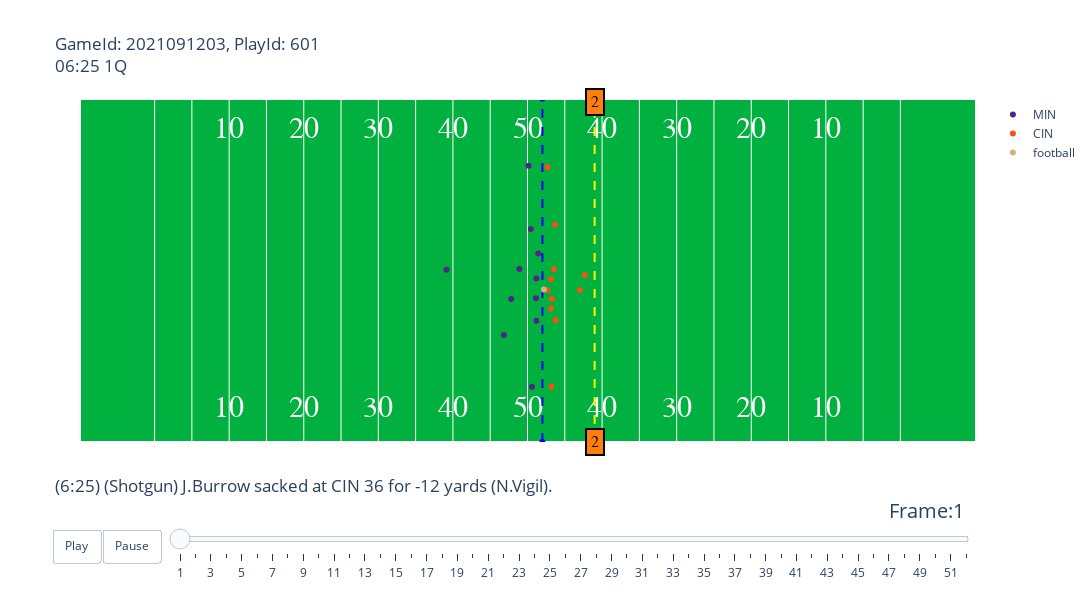

The notebook cell this image was saved under:
### Code cell
playId_num = 601
gameId = 2021091203
animate_play(week1, plays, players, pffScoutingData, gameId, playId_num).show()

### Figure 1 — Plotly figure (JSON) as saved in the notebook; plotly's stock layout.template omitted (floating-point values rounded to 4 significant figures)
{"data": [{"hoverinfo": "none", "mode": "text", "showlegend": false, "text": ["10", "20", "30", "40", "50", "40", "30", "20", "10"], "textfont": {"color": "#ffffff", "family": "Courier New, monospace", "size": 30}, "type": "scatter", "x": [20, 30, 40, 50, 60, 70, 80, 90, 100], "y": [5, 5, 5, 5, 5, 5, 5, 5, 5]}, {"hoverinfo": "none", "mode": "text", "showlegend": false, "text": ["10", "20", "30", "40", "50", "40", "30", "20", "10"], "textfont": {"color": "#ffffff", "family": "Courier New, monospace", "size": 30}, "type": "scatter", "x": [20, 30, 40, 50, 60, 70, 80, 90, 100], "y": [48.5, 48.5, 48.5, 48.5, 48.5, 48.5, 48.5, 48.5, 48.5]}, {"hoverinfo": "none", "line": {"color": "blue", "dash": "dash"}, "showlegend": false, "type": "scatter", "x": [62, 62], "y": [0, 53.5]}, {"hoverinfo": "none", "line": {"color": "yellow", "dash": "dash"}, "showlegend": false, "type": "scatter", "x": [69, 69], "y": [0, 53.5]}, {"hoverinfo": "text", "hovertext": ["nflId:37078.0<br>displayName:Patrick Peterson<br>Position:RCB<br>Role:Coverage", "nflId:38559.0<br>displayName:Harrison Smith<br>Position:RLB<br>Role:Coverage", "nflId:41331.0<br>displayName:Bashaud Breeland<br>Position:LCB<br>Role:Coverage", "nflId:42388.0<br>displayName:Eric Kendricks<br>Position:LLB<br>Role:Coverage", "nflId:42431.0<br>displayName:Danielle Hunter<br>Position:LEO<br>Role:Pass Rush", "nflId:43343.0<br>displayName:Mackensie Alexander<br>Position:LOLB<br>Role:Pass Rush", "nflId:43376.0<br>displayName:Nick Vigil<br>Position:RILB<br>Role:Pass Rush", "nflId:43694.0<br>displayName:Michael Pierce<br>Position:DRT<br>Role:Pass Rush", "nflId:44867.0<br>displayName:Dalvin Tomlinson<br>Position:DLT<br>Role:Pass Rush", "nflId:45004.0<br>displayName:Xavier Woods<br>Position:FS<br>Role:Coverage", "nflId:52525.0<br>displayName:D.J. Wonnum<br>Position:REO<br>Role:Coverage"], "marker": {"color": "#4F2683"}, "mode": "markers", "name": "MIN", "type": "scatter", "x": [60.6, 56.83, 60.14, 58.9, 61.44, 60.44, 57.82, 61.12, 61.19, 49.14, 61.19], "y": [8.6, 16.68, 43.07, 26.97, 29.38, 33.18, 22.3, 22.41, 25.49, 26.86, 18.89]}, {"hoverinfo": "text", "hovertext": ["nflId:38553.0<br>displayName:Riley Reiff<br>Position:RT<br>Role:Pass Block", "nflId:41262.0<br>displayName:Xavier Su'a-Filo<br>Position:RG<br>Role:Pass Block", "nflId:41619.0<br>displayName:Trey Hopkins<br>Position:C<br>Role:Pass Block", "nflId:42500.0<br>displayName:C.J. Uzomah<br>Position:TE-L<br>Role:Pass Route", "nflId:43045.0<br>displayName:Quinton Spain<br>Position:LG<br>Role:Pass Block", "nflId:43344.0<br>displayName:Tyler Boyd<br>Position:SRWR<br>Role:Pass Route", "nflId:44860.0<br>displayName:Joe Mixon<br>Position:HB-R<br>Role:Pass Block", "nflId:47794.0<br>displayName:Jonah Williams<br>Position:LT<br>Role:Pass Block", "nflId:52409.0<br>displayName:Joe Burrow<br>Position:QB<br>Role:Pass", "nflId:52441.0<br>displayName:Tee Higgins<br>Position:LWR<br>Role:Pass Route", "nflId:53434.0<br>displayName:Ja'Marr Chase<br>Position:RWR<br>Role:Pass Route"], "marker": {"color": "#FB4F14"}, "mode": "markers", "name": "CIN", "type": "scatter", "x": [63.54, 63.14, 62.69, 63.79, 63.26, 63.7, 67.7, 63.16, 67.04, 63.21, 62.7], "y": [26.91, 25.41, 23.68, 18.96, 22.34, 33.87, 26.03, 20.82, 23.7, 8.66, 42.85]}, {"hoverinfo": "none", "marker": {"color": "#CBB67C"}, "mode": "markers", "name": "football", "type": "scatter", "x": [62.19], "y": [23.76]}], "layout": {"annotations": [{"align": "center", "bgcolor": "#ff7f0e", "bordercolor": "black", "borderpad": 4, "borderwidth": 2, "font": {"color": "black", "family": "Courier New, monospace", "size": 16}, "opacity": 1, "showarrow": false, "text": "2", "x": 69, "y": 0}, {"align": "center", "bgcolor": "#ff7f0e", "bordercolor": "black", "borderpad": 4, "borderwidth": 2, "font": {"color": "black", "family": "Courier New, monospace", "size": 16}, "opacity": 1, "showarrow": false, "text": "2", "x": 69, "y": 53}], "autosize": false, "height": 600, "plot_bgcolor": "#00B140", "sliders": [{"active": 0, "currentvalue": {"font": {"size": 20}, "prefix": "Frame:", "visible": true, "xanchor": "right"}, "len": 0.9, "pad": {"b": 10, "t": 50}, "steps": [{"args": [[1], {"frame": {"duration": 100, "redraw": false}, "mode": "immediate", "transition": {"duration": 0}}], "label": "1", "method": "animate"}, {"args": [[2], {"frame": {"duration": 100, "redraw": false}, "mode": "immediate", "transition": {"duration": 0}}], "label": "2", "method": "animate"}, {"args": [[3], {"frame": {"duration": 100, "redraw": false}, "mode": "immediate", "transition": {"duration": 0}}], "label": "3", "method": "animate"}, {"args": [[4], {"frame": {"duration": 100, "redraw": false}, "mode": "immediate", "transition": {"duration": 0}}], "label": "4", "method": "animate"}, {"args": [[5], {"frame": {"duration": 100, "redraw": false}, "mode": "immediate", "transition": {"duration": 0}}], "label": "5", "method": "animate"}, {"args": [[6], {"frame": {"duration": 100, "redraw": false}, "mode": "immediate", "transition": {"duration": 0}}], "label": "6", "method": "animate"}, {"args": [[7], {"frame": {"duration": 100, "redraw": false}, "mode": "immediate", "transition": {"duration": 0}}], "label": "7", "method": "animate"}, {"args": [[8], {"frame": {"duration": 100, "redraw": false}, "mode": "immediate", "transition": {"duration": 0}}], "label": "8", "method": "animate"}, {"args": [[9], {"frame": {"duration": 100, "redraw": false}, "mode": "immediate", "transition": {"duration": 0}}], "label": "9", "method": "animate"}, {"args": [[10], {"frame": {"duration": 100, "redraw": false}, "mode": "immediate", "transition": {"duration": 0}}], "label": "10", "method": "animate"}, {"args": [[11], {"frame": {"duration": 100, "redraw": false}, "mode": "immediate", "transition": {"duration": 0}}], "label": "11", "method": "animate"}, {"args": [[12], {"frame": {"duration": 100, "redraw": false}, "mode": "immediate", "transition": {"duration": 0}}], "label": "12", "method": "animate"}, {"args": [[13], {"frame": {"duration": 100, "redraw": false}, "mode": "immediate", "transition": {"duration": 0}}], "label": "13", "method": "animate"}, {"args": [[14], {"frame": {"duration": 100, "redraw": false}, "mode": "immediate", "transition": {"duration": 0}}], "label": "14", "method": "animate"}, {"args": [[15], {"frame": {"duration": 100, "redraw": false}, "mode": "immediate", "transition": {"duration": 0}}], "label": "15", "method": "animate"}, {"args": [[16], {"frame": {"duration": 100, "redraw": false}, "mode": "immediate", "transition": {"duration": 0}}], "label": "16", "method": "animate"}, {"args": [[17], {"frame": {"duration": 100, "redraw": false}, "mode": "immediate", "transition": {"duration": 0}}], "label": "17", "method": "animate"}, {"args": [[18], {"frame": {"duration": 100, "redraw": false}, "mode": "immediate", "transition": {"duration": 0}}], "label": "18", "method": "animate"}, {"args": [[19], {"frame": {"duration": 100, "redraw": false}, "mode": "immediate", "transition": {"duration": 0}}], "label": "19", "method": "animate"}, {"args": [[20], {"frame": {"duration": 100, "redraw": false}, "mode": "immediate", "transition": {"duration": 0}}], "label": "20", "method": "animate"}, {"args": [[21], {"frame": {"duration": 100, "redraw": false}, "mode": "immediate", "transition": {"duration": 0}}], "label": "21", "method": "animate"}, {"args": [[22], {"frame": {"duration": 100, "redraw": false}, "mode": "immediate", "transition": {"duration": 0}}], "label": "22", "method": "animate"}, {"args": [[23], {"frame": {"duration": 100, "redraw": false}, "mode": "immediate", "transition": {"duration": 0}}], "label": "23", "method": "animate"}, {"args": [[24], {"frame": {"duration": 100, "redraw": false}, "mode": "immediate", "transition": {"duration": 0}}], "label": "24", "method": "animate"}, {"args": [[25], {"frame": {"duration": 100, "redraw": false}, "mode": "immediate", "transition": {"duration": 0}}], "label": "25", "method": "animate"}, {"args": [[26], {"frame": {"duration": 100, "redraw": false}, "mode": "immediate", "transition": {"duration": 0}}], "label": "26", "method": "animate"}, {"args": [[27], {"frame": {"duration": 100, "redraw": false}, "mode": "immediate", "transition": {"duration": 0}}], "label": "27", "method": "animate"}, {"args": [[28], {"frame": {"duration": 100, "redraw": false}, "mode": "immediate", "transition": {"duration": 0}}], "label": "28", "method": "animate"}, {"args": [[29], {"frame": {"duration": 100, "redraw": false}, "mode": "immediate", "transition": {"duration": 0}}], "label": "29", "method": "animate"}, {"args": [[30], {"frame": {"duration": 100, "redraw": false}, "mode": "immediate", "transition": {"duration": 0}}], "label": "30", "method": "animate"}, {"args": [[31], {"frame": {"duration": 100, "redraw": false}, "mode": "immediate", "transition": {"duration": 0}}], "label": "31", "method": "animate"}, {"args": [[32], {"frame": {"duration": 100, "redraw": false}, "mode": "immediate", "transition": {"duration": 0}}], "label": "32", "method": "animate"}, {"args": [[33], {"frame": {"duration": 100, "redraw": false}, "mode": "immediate", "transition": {"duration": 0}}], "label": "33", "method": "animate"}, {"args": [[34], {"frame": {"duration": 100, "redraw": false}, "mode": "immediate", "transition": {"duration": 0}}], "label": "34", "method": "animate"}, {"args": [[35], {"frame": {"duration": 100, "redraw": false}, "mode": "immediate", "transition": {"duration": 0}}], "label": "35", "method": "animate"}, {"args": [[36], {"frame": {"duration": 100, "redraw": false}, "mode": "immediate", "transition": {"duration": 0}}], "label": "36", "method": "animate"}, {"args": [[37], {"frame": {"duration": 100, "redraw": false}, "mode": "immediate", "transition": {"duration": 0}}], "label": "37", "method": "animate"}, {"args": [[38], {"frame": {"duration": 100, "redraw": false}, "mode": "immediate", "transition": {"duration": 0}}], "label": "38", "method": "animate"}, {"args": [[39], {"frame": {"duration": 100, "redraw": false}, "mode": "immediate", "transition": {"duration": 0}}], "label": "39", "method": "animate"}, {"args": [[40], {"frame": {"duration": 100, "redraw": false}, "mode": "immediate", "transition": {"duration": 0}}], "label": "40", "method": "animate"}, {"args": [[41], {"frame": {"duration": 100, "redraw": false}, "mode": "immediate", "transition": {"duration": 0}}], "label": "41", "method": "animate"}, {"args": [[42], {"frame": {"duration": 100, "redraw": false}, "mode": "immediate", "transition": {"duration": 0}}], "label": "42", "method": "animate"}, {"args": [[43], {"frame": {"duration": 100, "redraw": false}, "mode": "immediate", "transition": {"duration": 0}}], "label": "43", "method": "animate"}, {"args": [[44], {"frame": {"duration": 100, "redraw": false}, "mode": "immediate", "transition": {"duration": 0}}], "label": "44", "method": "animate"}, {"args": [[45], {"frame": {"duration": 100, "redraw": false}, "mode": "immediate", "transition": {"duration": 0}}], "label": "45", "method": "animate"}, {"args": [[46], {"frame": {"duration": 100, "redraw": false}, "mode": "immediate", "transition": {"duration": 0}}], "label": "46", "method": "animate"}, {"args": [[47], {"frame": {"duration": 100, "redraw": false}, "mode": "immediate", "transition": {"duration": 0}}], "label": "47", "method": "animate"}, {"args": [[48], {"frame": {"duration": 100, "redraw": false}, "mode": "immediate", "transition": {"duration": 0}}], "label": "48", "method": "animate"}, {"args": [[49], {"frame": {"duration": 100, "redraw": false}, "mode": "immediate", "transition": {"duration": 0}}], "label": "49", "method": "animate"}, {"args": [[50], {"frame": {"duration": 100, "redraw": false}, "mode": "immediate", "transition": {"duration": 0}}], "label": "50", "method": "animate"}, {"args": [[51], {"frame": {"duration": 100, "redraw": false}, "mode": "immediate", "transition": {"duration": 0}}], "label": "51", "method": "animate"}, {"args": [[52], {"frame": {"duration": 100, "redraw": false}, "mode": "immediate", "transition": {"duration": 0}}], "label": "52", "method": "animate"}], "transition": {"duration": 300, "easing": "cubic-in-out"}, "x": 0.1, "xanchor": "left", "y": 0, "yanchor": "top"}], "title": {"text": "GameId: 2021091203, PlayId: 601<br>06:25 1Q<br><br><br><br><br><br><br><br><br><br><br><br><br><br><br><br><br><br><br>(6:25) (Shotgun) J.Burrow sacked at CIN 36 for -12 yards (N.Vigil)."}, "updatemenus": [{"buttons": [{"args": [null, {"frame": {"duration": 100, "redraw": false}, "fromcurrent": true, "transition": {"duration": 0}}], "label": "Play", "method": "animate"}, {"args": [[null], {"frame": {"duration": 0, "redraw": false}, "mode": "immediate", "transition": {"duration": 0}}], "label": "Pause", "method": "animate"}], "direction": "left", "pad": {"r": 10, "t": 87}, "showactive": false, "type": "buttons", "x": 0.1, "xanchor": "right", "y": 0, "yanchor": "top"}], "width": 1200, "xaxis": {"autorange": false, "range": [0, 120], "showticklabels": false, "tickmode": "array", "tickvals": [10, 15, 20, 25, 30, 35, 40, 45, 50, 55, 60, 65, 70, 75, 80, 85, 90, 95, 100, 105, 110]}, "yaxis": {"autorange": false, "range": [0, 53.3], "showgrid": false, "showticklabels": false}}}
